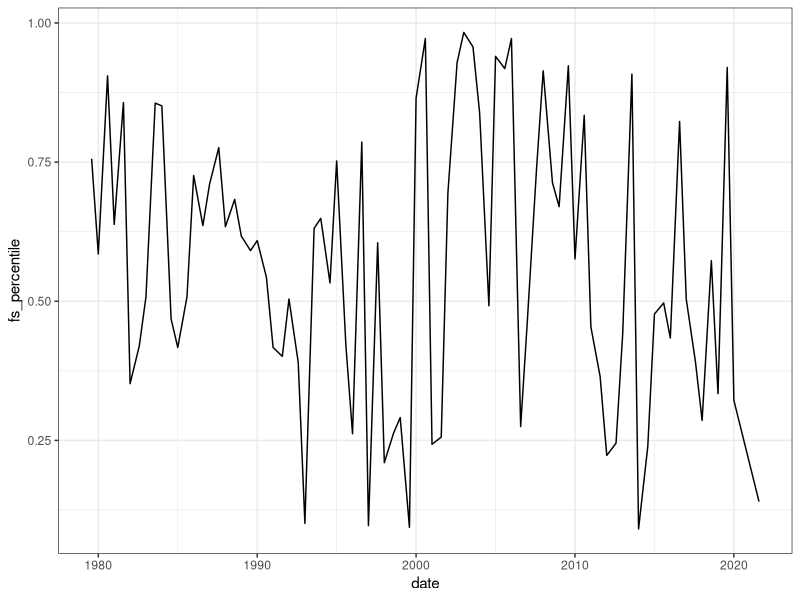
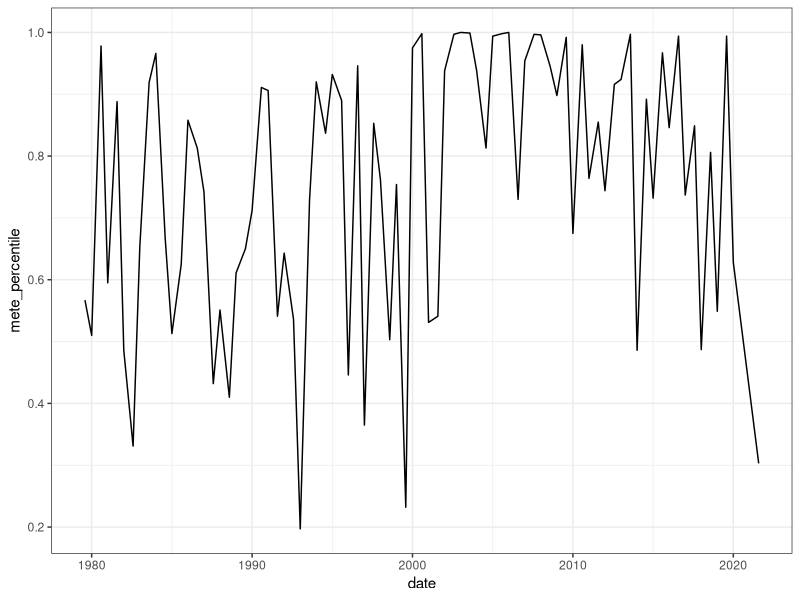

Write the R code that produced these figures, in order.
## ---- chunk 1
knitr::opts_chunk$set(echo = TRUE, fig.dim =c (8,7))
library(dplyr)
library(ggplot2)
theme_set(theme_bw())
data = read.csv(here::here("results", "portal_rodent_results.csv"))

data <- data %>% mutate(month = ifelse(substr(siteID, 0, 1) == "w", "01", "08"),
                        year = (substr(siteID, 7, 11)),
                        day = "01") %>%
  mutate(date = paste(year, month, day, sep = "-")) %>%
  mutate(date =as.Date(date))
## ---- chunk 2

  ggplot(data, aes(date, fs_percentile)) +
    geom_line() 

## ---- chunk 3

  ggplot(data, aes(date, mete_percentile)) +
    geom_line()

